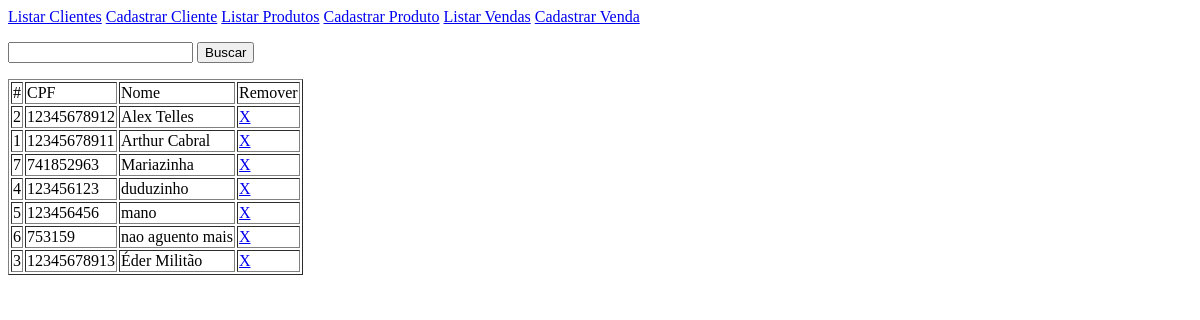
Page /cliente_listar.php on the earlier database version.
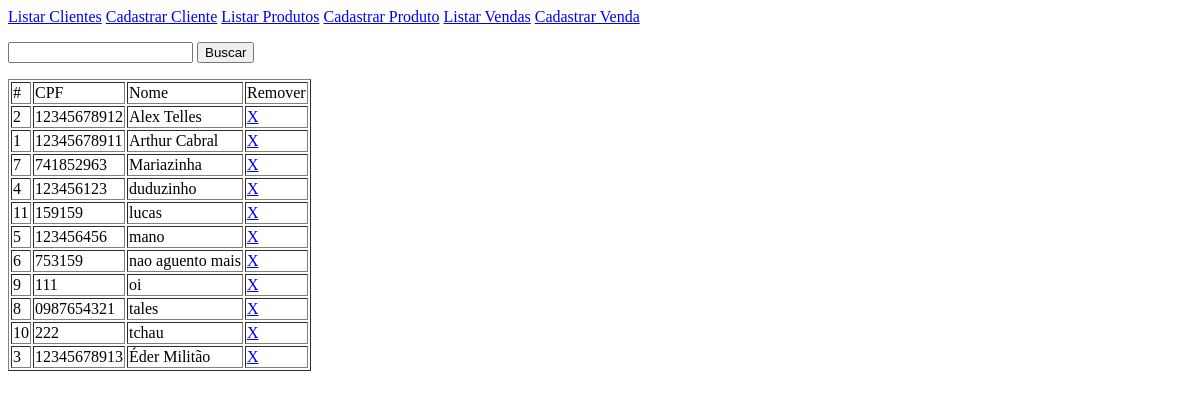
Same page on the later database version.
### tables this page shows
CREATE TABLE cliente ( id integer primary key autoincrement, cpf text unique, nome text );

### cliente_listar.php (the view, shortened to what this page needs)
<?php
	$busca = '';
	$sql = " select id, cpf, nome from cliente where cpf || nome like '%" . $busca . "%' order by nome; ";
	$conexao = new pdo ('sqlite:banco.sqlite');
	$resultado = $conexao->query($sql)->fetchAll();
?>
<html>
	<head>
	</head>
	<body>
<?php
		require 'menu.php';
?>
		<form id="busca">
			<p>
				<input type="text" name="busca" autocomplete="off" />
				<button type="submit" formmethod="post" formaction="cliente_listar.php">Buscar</button>
			</p>
		</form>
		<table border="1">
			<tr>
				<td>#</td>
				<td>CPF</td>
				<td>Nome</td>
				<td>Remover</td>
			</tr>
<?php
	foreach ( $resultado as $tupla ) {
?>
			<tr>
				<td><?php print $tupla['id']; ?></td>
				<td><?php print $tupla['cpf']; ?></td>
				<td><?php print $tupla['nome']; ?></td>
				<td><a href="cliente_delete.php?id=<?php print $tupla['id']; ?>"> X </a></td>
			</tr>
<?php
	}
?>
		</table>
	</body>
</html>

### menu.php
<p>
	<a href="cliente_listar.php">Listar Clientes</a>
	<a href="cliente_cadastro.php">Cadastrar Cliente</a>
	<a href="produto_listar.php">Listar Produtos</a>
	<a href="produto_cadastro.php">Cadastrar Produto</a>
	<a href="venda_listar.php">Listar Vendas</a>
	<a href="venda_cadastro.php">Cadastrar Venda</a>
</p>

Differences in the rows shown:
added cliente: id "11", cpf "159159", nome "lucas"
added cliente: id "9", cpf "111", nome "oi"
added cliente: id "8", cpf "0987654321", nome "tales"
added cliente: id "10", cpf "222", nome "tchau"
